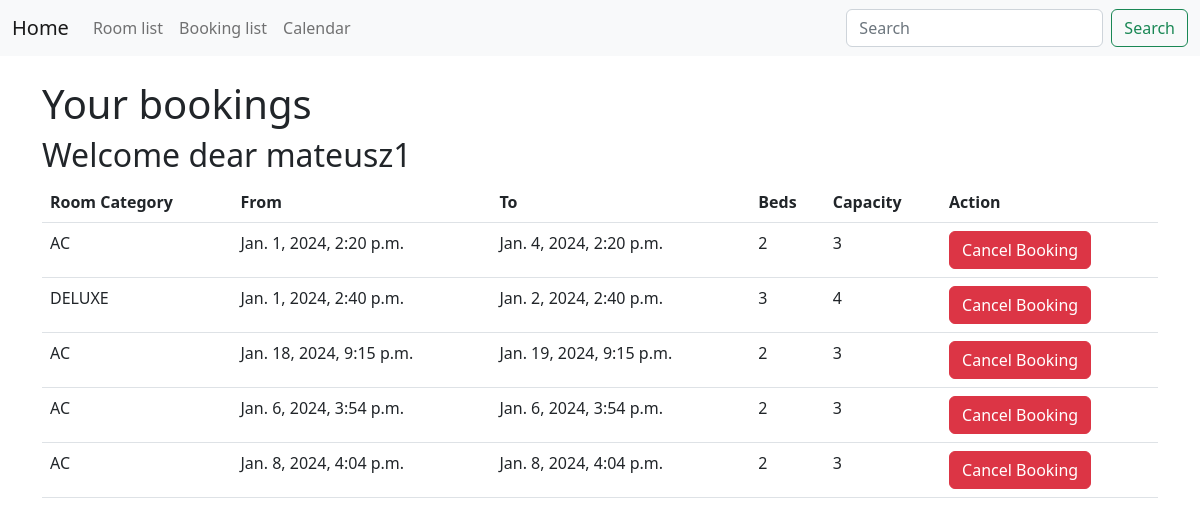
The app's page /booking_list/ (signed in), older data.
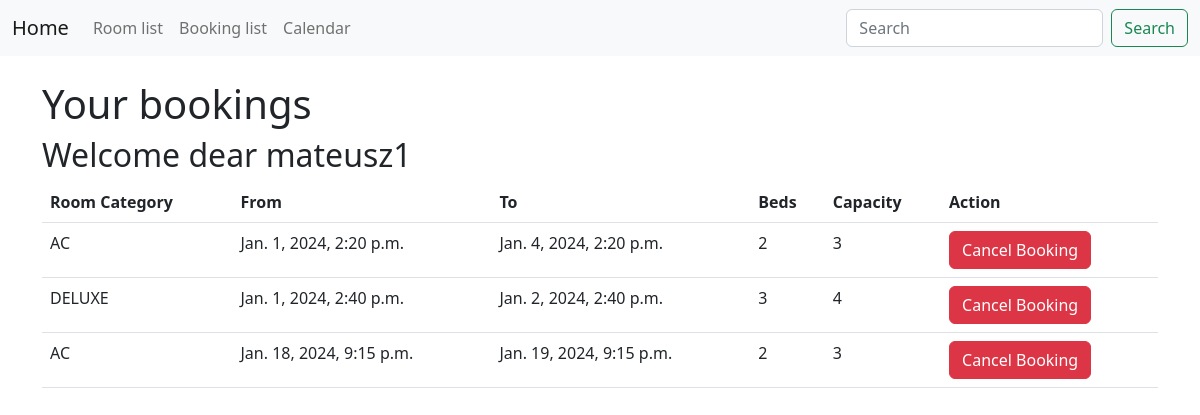
The same page, newer data.
### hotelbooking/models.py (models this page shows, shortened)
class Booking(models.Model):
    user = models.ForeignKey(settings.AUTH_USER_MODEL, on_delete=models.CASCADE, null=True)
    room = models.ForeignKey(Room, on_delete=models.CASCADE, null=True)
    check_in = models.DateTimeField(null=True)
    check_out = models.DateTimeField(null=True)
    def get_room_category(self): #funkcja pokazuje cala nazwe katerogii pokoju
        room_categories = dict(self.room.ROOM_CATEGORIES)
        room_category = room_categories.get(self.room.category)
        return room_category

class Room(models.Model):
    ROOM_CATEGORIES = (
        ('YAC', 'AC'),
        ('NAC', 'NON-AC'),
        ('DEL', 'DELUXE'),
        ('KIN', 'KING'),
        ('QUE', 'QUEEN'),
    )
    number = models.IntegerField(null=True)
    category = models.CharField(max_length=3, choices=ROOM_CATEGORIES, null=True)
    beds = models.IntegerField(null=True)
    capacity = models.CharField(max_length=100, null=True)

### hotelbooking/views.py (the view)
# urls.py: path('booking_list/', BookingList.as_view(), name='BookingList'),
class BookingList(ListView): #wyswietla rezerwacje uzytkowników
    model = Booking
    template_name = 'booking_list.html'
    def get_queryset(self, *args, **kwargs):
        if self.request.user.is_staff:
            booking_list = Booking.objects.all()
            return booking_list
        else:
            booking_list = Booking.objects.filter(user=self.request.user)
            return booking_list

### hotelbooking/templates/booking_list.html (shortened to what this page needs)
{% extends 'base.html' %}
{% block content %}
  <h1>Your bookings</h1>
  <h2>Welcome dear {{ user }}</h2>
  <table class="table">
    <thead>
      <tr>
        <th>Room Category</th>
        <th>From</th>
        <th>To</th>
        <th>Beds</th>
        <th>Capacity</th>
        <th>Action</th>
      </tr>
    </thead>
    <tbody>
      {% for booking in booking_list %}
      <tr>
        <td>{{ booking.get_room_category }}</td>
        <td>{{ booking.check_in }}</td>
        <td>{{ booking.check_out }}</td>
        <td>{{ booking.room.beds }}</td>
        <td>{{ booking.room.capacity }}</td>
        <td>
          <form id="booking-form" action="{% url 'hotelbooking:CancelBookingView' booking.id %}" method="POST">
            <button class="btn btn-danger" type="submit">Cancel Booking</button>
          </form>
        </td>
      </tr>
      {% endfor %}
    </tbody>
  </table>
{% endblock %}

### hotelbooking/templates/base.html (shortened to what this page needs)
<!DOCTYPE html>
<html lang="en">
<head>
    <link rel="stylesheet" href="https://cdn.jsdelivr.net/npm/bootstrap@5.2.2/dist/css/bootstrap.min.css">
    <link rel="stylesheet" href="https://use.fontawesome.com/releases/v5.0.10/css/all.css">
    {% load static %}
    <link rel="stylesheet" href="{% static 'style.css' %}">
</head>
<body>
<nav class="navbar navbar-expand-lg bg-light">
    <div class="container-fluid">
        <a class="navbar-brand" href="{% url 'hotelbooking:home' %}">Home</a>
        <div class="collapse navbar-collapse" id="navbarSupportedContent">
            <ul class="navbar-nav me-auto mb-2 mb-lg-0">
                <li class="nav-item">
                    <a class="nav-link" href="{% url 'hotelbooking:RoomList' %}">Room list</a>
                </li>
                <li class="nav-item">
                    <a class="nav-link" href="{% url 'hotelbooking:BookingList' %}">Booking list</a>
                </li>
                <li class="nav-item">
                    <a class="nav-link" href="{% url 'hotelbooking:calendar' %}">Calendar</a>
                </li>
            </ul>
            <form class="d-flex" role="search">
                <input class="form-control me-2" type="search" placeholder="Search" aria-label="Search">
                <button class="btn btn-outline-success" type="submit">Search</button>
            </form>
        </div>
    </div>
</nav>
<div class="container mt-4">
    {% block content %}{% endblock %}
</div>
</body>
</html>

### hotelbooking/static/style.css (style rules this page uses)
ul { height: 100%; padding: 0px 5px 0px 20px; }
a { color: #17a2b8; }

Row changes from the older to the newer data that the page shows:
removed Booking: get_room_category "AC", check_in "Jan. 6, 2024, 3:54 p.m.", check_out "Jan. 6, 2024, 3:54 p.m.", room.beds "2", room.capacity "3"
removed Booking: get_room_category "AC", check_in "Jan. 8, 2024, 4:04 p.m.", check_out "Jan. 8, 2024, 4:04 p.m.", room.beds "2", room.capacity "3"
